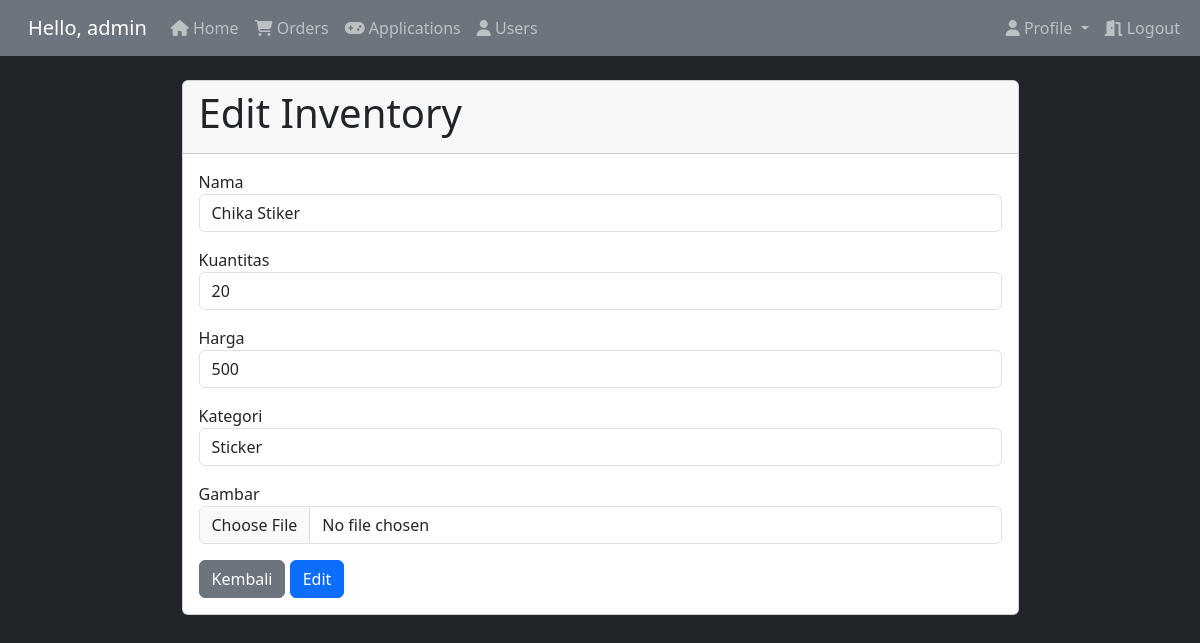
Screenshot of /admin/edit_inventory.php?id=37 (signed in) with the database file from the repository.
### tables this page shows
CREATE TABLE `inventory` (
  `id` int NOT NULL,
  `nama` varchar(100) NOT NULL,
  `kuantitas` int NOT NULL,
  `harga` decimal(10,0) NOT NULL,
  `gambar` varchar(255) NOT NULL,
  `kategori_id` int DEFAULT NULL,
  `created_at` timestamp NULL DEFAULT CURRENT_TIMESTAMP,
  `updated_at` timestamp NULL DEFAULT CURRENT_TIMESTAMP ON UPDATE CURRENT_TIMESTAMP
);

CREATE TABLE `kategori` (
  `id` int NOT NULL,
  `nama` varchar(100) NOT NULL
);

### app/controller/InventoryController.php (called while the page is built, shortened)
<?php
class InventoryController
{
    private $conn;
    public function __construct($conn)
    {
        $this->conn = $conn;
    }
    public function getAllCategories()
    {
        $sql = "SELECT * FROM kategori";
        $result = $this->conn->query($sql);
        $categories = [];
        if ($result->num_rows > 0) {
            while ($row = $result->fetch_assoc()) {
                $categories[] = $row;
            }
        }
        return $categories;
    }
    public function getInventoryById($id)
    {
        $sql = "SELECT * FROM inventory WHERE id = ?";
        $stmt = $this->conn->prepare($sql);
        $stmt->bind_param('i', $id);
        $stmt->execute();
        $result = $stmt->get_result();
        if ($result->num_rows > 0) {
            return $result->fetch_assoc();
        } else {
            return false;
        }
    }
}

### admin/edit_inventory.php (the view, shortened to what this page needs)
<?php
require '../app/controller/InventoryController.php';
require '../layout/admin/header.php';
$controller = new InventoryController($conn);
if ($_SERVER['REQUEST_METHOD'] == 'POST') {
    $id = htmlspecialchars($_POST['id']);
    $nama = htmlspecialchars($_POST['nama']);
    $kuantitas = htmlspecialchars($_POST['kuantitas']);
    $harga = htmlspecialchars($_POST['harga']);
    $gambar = $_FILES['gambar'];
    $kategori_id = htmlspecialchars($_POST['kategori_id']);
    if ($controller->updateInventory($id, $nama, $kuantitas, $harga, $gambar, $kategori_id)) {
        header("Location: inventory.php");
        exit();
    } else {
        $error = "Gagal mengedit inventory.";
    }
} else {
    $id = isset($_GET['id']) ? $_GET['id'] : 0;
    if ($id == 0 || !($get_id = $controller->getInventoryById($id))) {
        $_SESSION['error_message'] = 'Inventory tidak ditemukan';
        header("Location: inventory.php");
        exit();
    }
    $categories = $controller->getAllCategories();
}
?>
<div class="container mt-4">
    <div class="card w-75 mx-auto">
        <div class="card-header">
            <h1>Edit Inventory</h1>
        </div>
        <div class="card-body">
            <form action="edit_inventory.php" method="POST" enctype="multipart/form-data">
                <div class="form-group mb-3">
                    <label for="nama">Nama</label>
                    <input type="text" name="nama" id="nama" class="form-control" value="<?php echo $get_id['nama']; ?>" required>
                </div>
                <div class="form-group mb-3">
                    <label for="kuantitas">Kuantitas</label>
                    <input type="number" name="kuantitas" id="kuantitas" class="form-control" value="<?php echo $get_id['kuantitas']; ?>" required>
                </div>
                <div class="form-group mb-3">
                    <label for="harga">Harga</label>
                    <input type="number" name="harga" id="harga" class="form-control" value="<?php echo $get_id['harga']; ?>" required>
                </div>
                <div class="form-group mb-3">
                    <label for="kategori_id">Kategori</label>
                    <select name="kategori_id" id="kategori_id" class="form-control" required>
                        <?php foreach ($categories as $category) : ?>
                            <option value="<?php echo $category['id']; ?>" <?php echo $category['id'] == $get_id['kategori_id'] ? 'selected' : ''; ?>><?php echo $category['nama']; ?></option>
                        <?php endforeach; ?>
                    </select>
                </div>
                <div class="form-group mb-3">
                    <label for="gambar">Gambar</label>
                    <input type="file" name="gambar" id="gambar" class="form-control">
                </div>
                <a href="inventory.php" class="btn btn-secondary">Kembali</a>
                <button type="submit" class="btn btn-primary">Edit</button>
            </form>
        </div>
    </div>
</div>
<?php
require '../layout/admin/footer.php';
?>

### rows the page displays
inventory: nama "Chika Stiker", kuantitas "20", harga "500", kategori_id "Sticker"

### other values shown
$_SESSION['username'] "admin"
